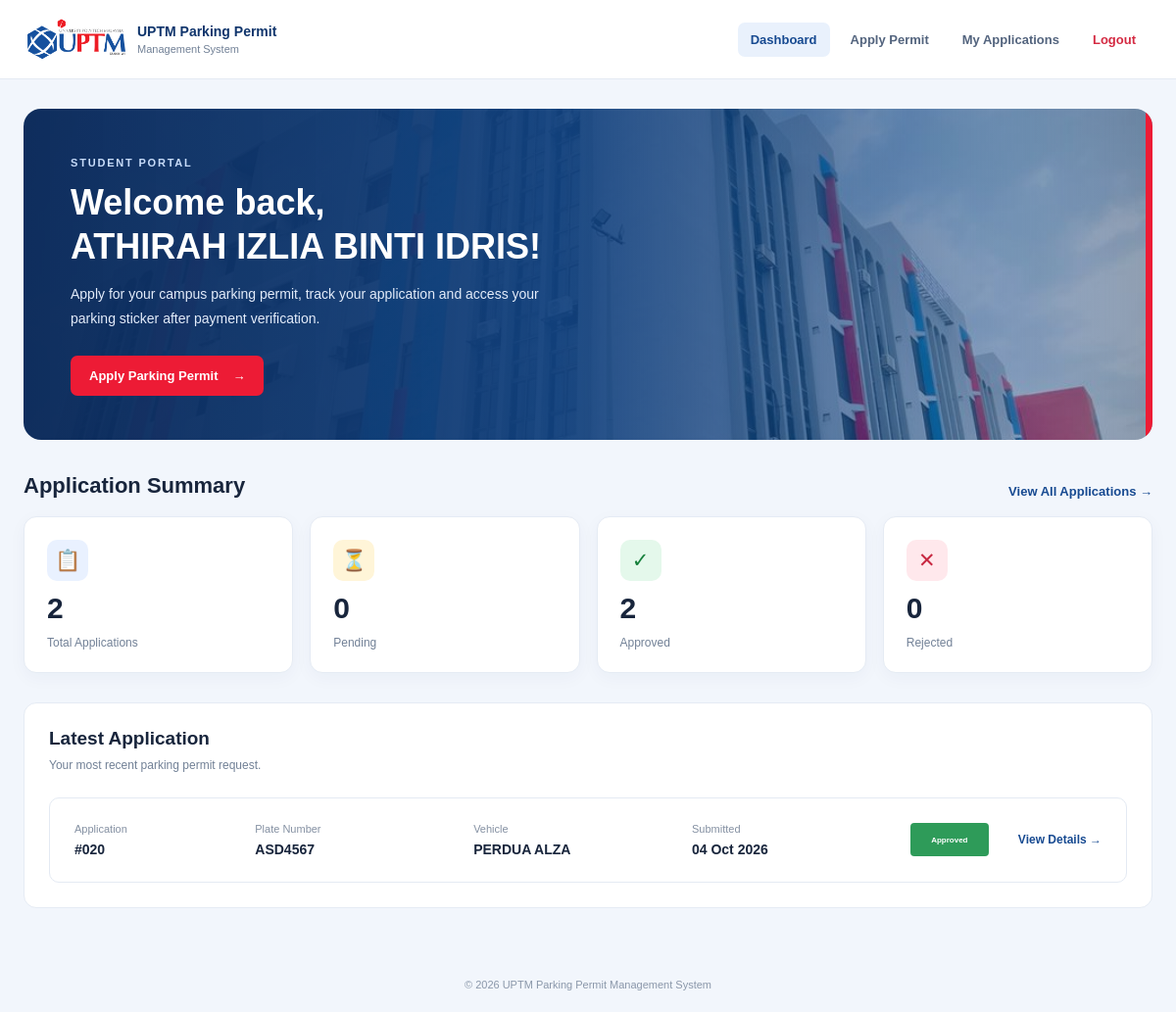
Page /user_dashboard.php (signed in) on the committed database.
### tables this page shows
CREATE TABLE `permit_applications` (
  `application_id` int(11) NOT NULL,
  `user_id` int(11) NOT NULL,
  `vehicle_id` int(11) NOT NULL,
  `application_date` datetime NOT NULL DEFAULT current_timestamp(),
  `status` enum('Pending','Approved','Rejected') NOT NULL DEFAULT 'Pending',
  `admin_remark` varchar(255) DEFAULT NULL,
  `reviewed_at` datetime DEFAULT NULL
);

CREATE TABLE `vehicles` (
  `vehicle_id` int(11) NOT NULL,
  `user_id` int(11) NOT NULL,
  `plate_number` varchar(20) NOT NULL,
  `vehicle_type` varchar(50) NOT NULL,
  `vehicle_model` varchar(100) NOT NULL,
  `vehicle_colour` varchar(50) NOT NULL
);

### user_dashboard.php (the view, shortened to what this page needs)
<?php
require_once "db.php";
$user_id = (int) $_SESSION["user_id"];
$full_name = $_SESSION["full_name"] ?? "User";
$role = $_SESSION["role"];
$sql = "SELECT
            COUNT(*) AS total_applications,
            COALESCE(SUM(status = 'Pending'), 0) AS pending_applications,
            COALESCE(SUM(status = 'Approved'), 0) AS approved_applications,
            COALESCE(SUM(status = 'Rejected'), 0) AS rejected_applications
        FROM permit_applications
        WHERE user_id = ?";
$stmt = mysqli_prepare($connect, $sql);
mysqli_stmt_bind_param($stmt, "i", $user_id);
mysqli_stmt_execute($stmt);
$result = mysqli_stmt_get_result($stmt);
$stats = mysqli_fetch_assoc($result);
$total = (int) ($stats["total_applications"] ?? 0);
$pending = (int) ($stats["pending_applications"] ?? 0);
$approved = (int) ($stats["approved_applications"] ?? 0);
$rejected = (int) ($stats["rejected_applications"] ?? 0);
$recent_sql = "SELECT
                    a.application_id,
                    a.application_date,
                    a.status,
                    v.plate_number,
                    v.vehicle_model,
                    p.permit_id,
                    p.permit_number
                FROM permit_applications a
                INNER JOIN vehicles v
                    ON a.vehicle_id = v.vehicle_id
                LEFT JOIN parking_permits p
                    ON a.application_id = p.application_id
                WHERE a.user_id = ?
                ORDER BY a.application_date DESC,
                         a.application_id DESC
                LIMIT 1";
$recent_stmt = mysqli_prepare($connect, $recent_sql);
mysqli_stmt_bind_param($recent_stmt, "i", $user_id);
mysqli_stmt_execute($recent_stmt);
$recent_result = mysqli_stmt_get_result($recent_stmt);
$recent = mysqli_fetch_assoc($recent_result);
function e($value) {
    return htmlspecialchars((string) $value,ENT_QUOTES,"UTF-8");
}
?>
<!DOCTYPE html>
<html lang="en">
<head>
    <link rel="stylesheet" href="style.css">
</head>
<body class="dashboard-page">
    <header class="site-header">
        <a href="user_dashboard.php" class="site-brand">
            <img src="images/uptm-logo.png" alt="UPTM Logo" class="site-logo">
            <span class="site-brand-text">
                <strong>UPTM Parking Permit</strong>
                <small>Management System</small>
            </span>
        </a>
        <nav class="site-nav" aria-label="Main navigation">
            <a href="user_dashboard.php" class="nav-link active" aria-current="page">
                Dashboard
            </a>
            <a href="apply_permit.php" class="nav-link">
                Apply Permit
            </a>
            <a href="my_applications.php" class="nav-link">
                My Applications
            </a>
            <a href="logout.php" class="nav-link nav-logout">
                Logout
            </a>
        </nav>
    </header>
    <main class="dashboard-main">
        <section class="dashboard-hero">
            <div class="dashboard-hero-content">
                <span class="dashboard-eyebrow">
                    <?php echo e(strtoupper($role)); ?> PORTAL
                </span>
                <h1>Welcome back, <br><?php echo e($full_name); ?>!</h1>
                <p>
                    Apply for your campus parking permit,
                    track your application and access your
                    parking sticker after payment verification.
                </p>
                <a href="apply_permit.php" class="dashboard-hero-button">
                    Apply Parking Permit
                    <span aria-hidden="true">&rarr;</span>
                </a>
            </div>
        </section>
        <section class="dashboard-section">
            <div class="section-heading">
                <div><h2>Application Summary</h2></div>
                <a href="my_applications.php" class="section-link">
                    View All Applications &rarr;
                </a>
            </div>
            <div class="stats-grid">
                <div class="stat-card">
                    <span class="stat-icon stat-icon-blue">&#128203;</span>
                    <span class="stat-number"><?php echo $total; ?></span>
                    <span class="stat-label">Total Applications</span>
                </div>
                <div class="stat-card">
                    <span class="stat-icon stat-icon-yellow">&#9203;</span>
                    <span class="stat-number"><?php echo $pending; ?></span>
                    <span class="stat-label">Pending</span>
                </div>
                <div class="stat-card">
                    <span class="stat-icon stat-icon-green">&#10003;</span>
                    <span class="stat-number"><?php echo $approved; ?></span>
                    <span class="stat-label">Approved</span>
                </div>
                <div class="stat-card">
                    <span class="stat-icon stat-icon-red">&#10005;</span>
                    <span class="stat-number"><?php echo $rejected; ?></span>
                    <span class="stat-label">Rejected</span>
                </div>
            </div>
        </section>
        <section class="dashboard-bottom-grid">
            <div class="dashboard-panel">
                <div class="panel-heading">
                    <h2>Latest Application</h2>
                    <p>Your most recent parking permit request.</p>
                </div>
                <?php if ($recent): ?>
                    <div class="recent-application recent-application-row">
                        <div class="recent-item">
                            <span>Application</span>
                            <strong>#<?php
                                echo str_pad((string) $recent["application_id"],3,"0",STR_PAD_LEFT);
                                ?>
                            </strong>
                        </div>
                        <div class="recent-item">
                            <span>Plate Number</span>
                            <strong><?php echo e($recent["plate_number"]); ?></strong>
                        </div>
                        <div class="recent-item">
                            <span>Vehicle</span>
                            <strong><?php echo e($recent["vehicle_model"]); ?></strong>
                        </div>
                        <div class="recent-item">
                            <span>Submitted</span>
                            <strong><?php echo date("d M Y",strtotime($recent["application_date"]));?></strong>
                        </div>
                        <?php if (!empty($recent["permit_id"])): ?>
                            <span class="status-badge status-permit-issued">&#10003; Permit Issued</span>
                            <a href="my_applications.php" class="recent-link">
                                View & Print Permit &rarr;
                            </a>
                        <?php else: ?>
                            <span class="status-badge status-<?php echo strtolower(e($recent["status"]));?>">
                                <?php echo e($recent["status"]); ?>
                            </span>
                            <a href="my_applications.php"class="recent-link">
                                View Details &rarr;
                            </a>
                        <?php endif; ?>
                    </div>
                <?php endif; ?>
            </div>
        </section>
    </main>
    <footer class="dashboard-footer">
        &copy; <?php echo date("Y"); ?>
        UPTM Parking Permit Management System
    </footer>
</body>
</html>

### rows in the picture
permit_applications: application_id "020", vehicle.plate_number "ASD4567", vehicle.vehicle_model "PERDUA ALZA", application_date "04 Oct 2026", status "Approved"

### other values in the picture
$role "STUDENT"
$full_name "ATHIRAH IZLIA BINTI IDRIS"
$total "2"
$pending "0"
$approved "2"
$rejected "0"
